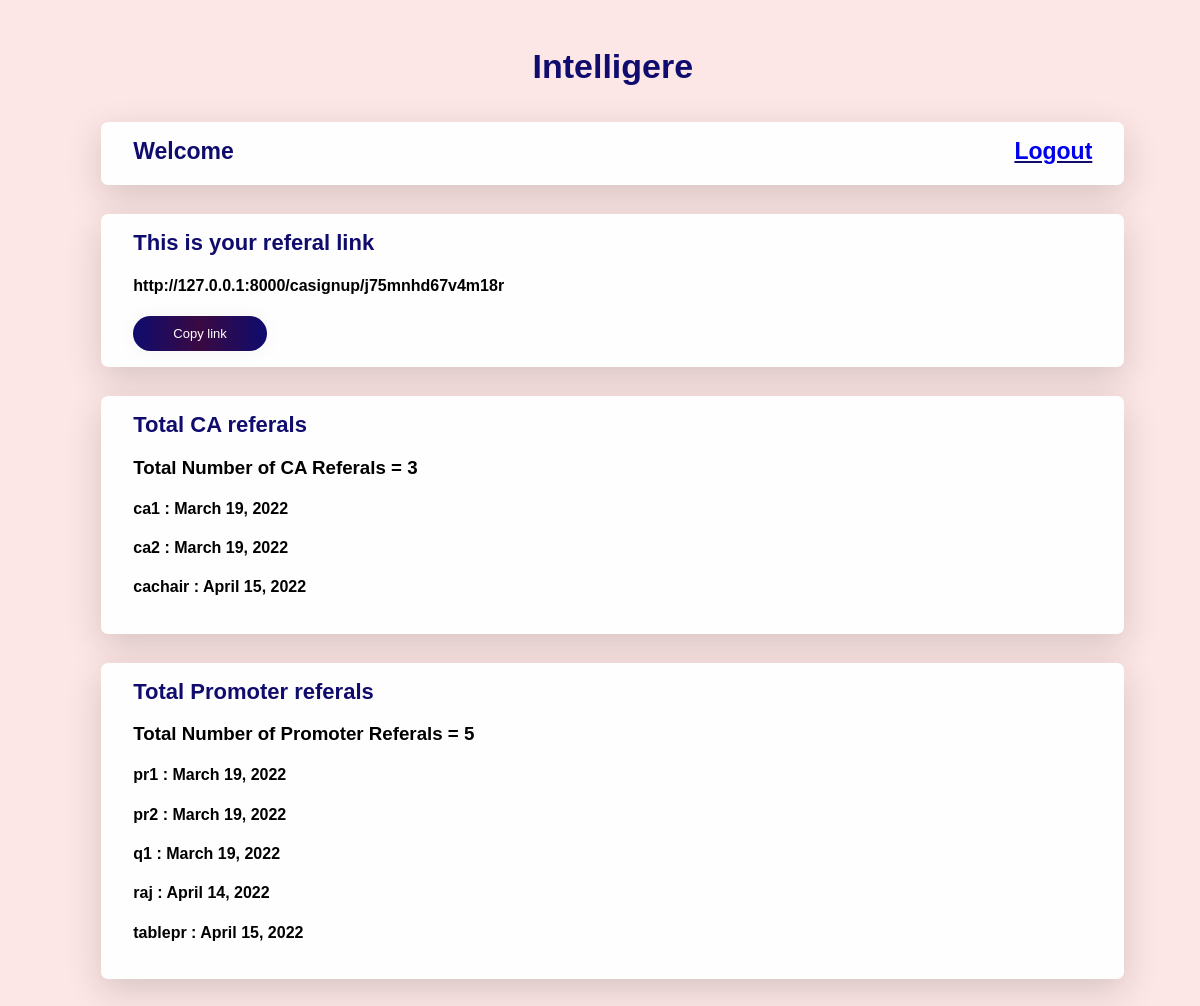
Page /maindash/ on the committed database.
### CA/models.py (models this page shows, shortened)
class CasignUp(models.Model):
    name = models.CharField(max_length=30, default='')
    email = models.EmailField(default='')
    number = models.PositiveIntegerField()
    password = models.CharField(default='', max_length=15)
    confirmPassword = models.CharField(default='', max_length=15)
    link=models.CharField(max_length=55,default='')
    payment_due_date = models.DateField(default=datetime.now()+timedelta(days=15))
    subuser=models.ForeignKey(PrsignUp,on_delete=models.CASCADE,null=True,blank=True)
    def __str__(self):
        return self.name

class PrsignUp(models.Model):
    name = models.CharField(max_length=30, default='')
    email = models.EmailField(default='')
    number = models.PositiveIntegerField()
    password = models.CharField(default='', max_length=15)
    confirmPassword = models.CharField(default='', max_length=15)
    link=models.CharField(max_length=55,default='')
    recommend_by=models.CharField(max_length=30,default='',blank=False)
    payment_due_date = models.DateField(default=datetime.now()+timedelta(days=15))
    def __str__(self):
        return self.name

### CA/views.py (the view)
# urls.py: path('maindash/',views.MAINDASH,name='MAINDASH'),
def MAINDASH(request):
    caobj =  CasignUp.objects.all()
    print(caobj)
    probj =  PrsignUp.objects.all()
    link  = 'http://127.0.0.1:8000/casignup/j75mnhd67v4m18r'
    context = {
        'caobj': caobj,
        'probj': probj,
        'calen': len(caobj),
        'prlen': len(probj),
        'link' : link,
    }
    return render(request, 'maindash.html', context)

### CA/templates/maindash.html (shortened to what this page needs)
<!DOCTYPE html>
<html lang="en">
<head>
</head>
<body>
    <div class="container">
        <div class="heading">Intelligere</div>
        <div class="card">
            <div class="spacing">
                <div class="name">Welcome {{key.name}}</div>
                <div class="logout">
                    <a href="{% url 'CALOGOUT' %}">Logout</a>
                </div>
            </div>
        </div>
        <div class="card">
            <div class="sign">
                This is your referal link
            </div>
            <div class="row">
                <h4>
                    {{link}}
                </h4>
                <div class="tooltip">
                    <button class="submit" onclick="myFunction()" onmouseout="outFunc()">Copy link</button>
                </div>
            </div>
        </div>
        {% if caobj %}
        <div class="card">
            <div class="sign">
                Total CA referals
            </div>
            <h3> Total Number of CA Referals = {{calen}}</h3>
            {% for i in caobj %}
            <h4>
                {{i}} : {{i.payment_due_date}}
            </h4>
            {% endfor %}
        </div>
        {% endif %}
        {% if probj %}
        <div class="card">
            <div class="sign">
                Total Promoter referals
            </div>
            <h3> Total Number of Promoter Referals = {{prlen}}</h3>
            {% for i in probj %}
            <h4>
                {{i}} : {{i.payment_due_date}}
            </h4>
            {% endfor %}
        </div>
        {% endif %}
    </div>
</body>
</html>

### CA/templates/maindash.html (style rules this page uses)
:root { --dark: #0F0C6E; --background: #9ED8F9; --shade: #33FFD4; }
body { font-family: 'Ubuntu', sans-serif; background-color: #fde6e6; }
.container { width: 90%; margin: 1rem 3rem; padding: 1.5rem; }
.card { width: 90%; background-color: #fffefe; height: auto; margin: 1.8rem auto; padding: 1rem 2rem; border-radius: 7px; box-shadow: 0px 11px 35px 2px rgba(0, 0, 0, 0.14); }
.heading { padding: 7px; color: #0F0C6E; font-family: 'Ubuntu', sans-serif; font-weight: bold; font-size: 34px; text-align: center; }
.sign { color: #0F0C6E; font-family: 'Ubuntu', sans-serif; font-weight: bold; font-size: 22px; }
a { text-decoration: none }
.spacing { display: inline-block; width: 100%; }
.name { float: left; color: #0F0C6E; font-weight: 600; font-size: 23px; }
.logout { font-size: 23px; float: right; color: #0F0C6E; font-weight: 600; text-decoration: underline; }
.submit { cursor: pointer; border-radius: 5em; color: #fff; background: linear-gradient(to right, #0F0C6E, #3a0942, #0F0C6E); border: 0; padding-left: 40px; padding-right: 40px; padding-bottom: 10px; padding-top: 10px; font-family: 'Ubuntu', sans-serif; font-size: 13px; box-shadow: 0 0 20px 1px rgba(0, 0, 0, 0.04); transition: all 0.5s cubic-bezier(0.87, 0.29, 0, 0.68); }

### rows in the picture
CasignUp: name "ca1", payment_due_date "March 19, 2022"
CasignUp: name "ca2", payment_due_date "March 19, 2022"
CasignUp: name "cachair", payment_due_date "April 15, 2022"
PrsignUp: name "pr1", payment_due_date "March 19, 2022"
PrsignUp: name "pr2", payment_due_date "March 19, 2022"
PrsignUp: name "q1", payment_due_date "March 19, 2022"
PrsignUp: name "raj", payment_due_date "April 14, 2022"
PrsignUp: name "tablepr", payment_due_date "April 15, 2022"

### other values in the picture
{{ link }} "http://127.0.0.1:8000/casignup/j75mnhd67v4m18r"
{{ calen }} "3"
{{ prlen }} "5"
